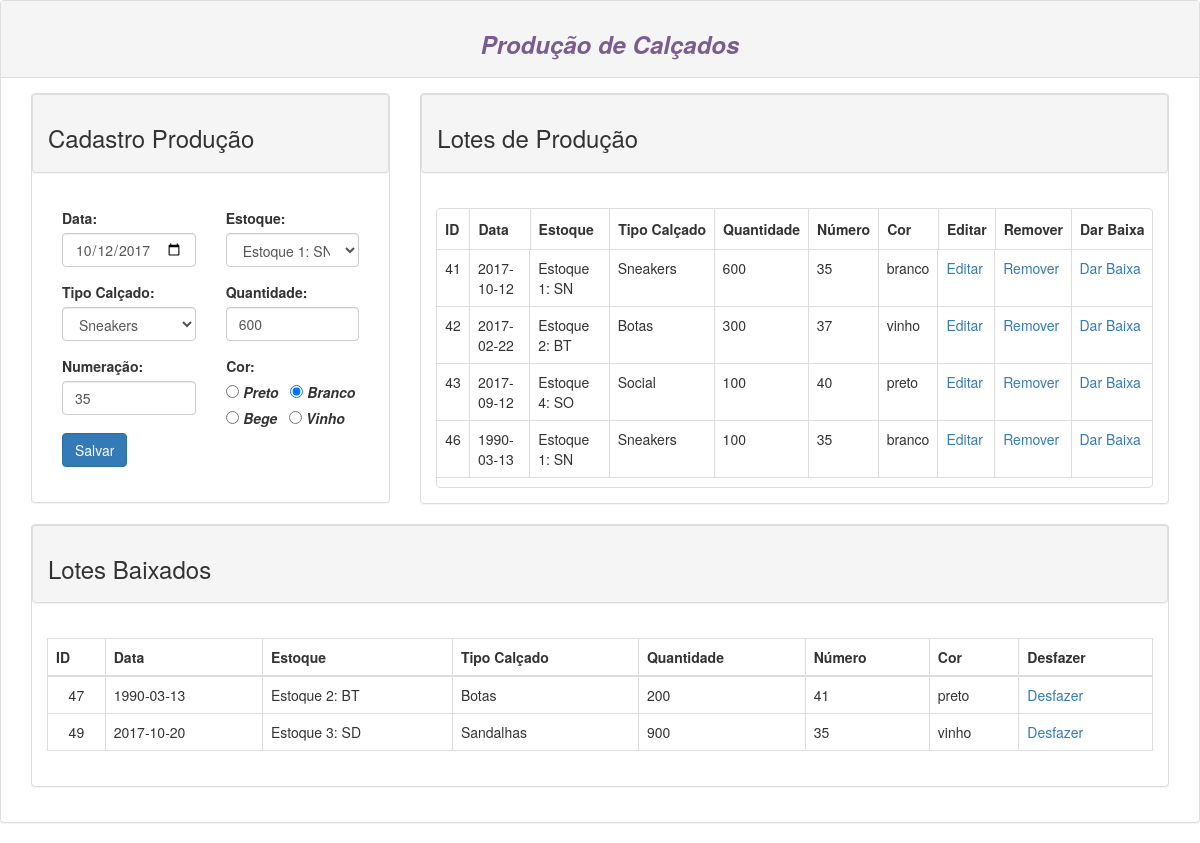
/controle-calcados/Sistema Web/Producao.php?id=41, run on the app's committed database.
### tables this page shows
CREATE TABLE `producao` (
  `id_lote` int(11) NOT NULL,
  `id_tipo` int(11) NOT NULL,
  `id_estoque` int(11) NOT NULL,
  `numeracao_calcado` smallint(2) NOT NULL,
  `cor_calcado` varchar(100) NOT NULL,
  `qtdd_prod` int(11) NOT NULL,
  `data_prod` date DEFAULT NULL,
  `baixa` tinyint(4) DEFAULT '0'
);

CREATE TABLE `estoque` (
  `id_estoque` int(11) NOT NULL,
  `nome_estoque` varchar(100) NOT NULL,
  `id_tipo` int(11) NOT NULL
);

CREATE TABLE `tipo_calcado` (
  `id_tipo` int(11) NOT NULL,
  `nome_tipo` varchar(200) NOT NULL
);

### controle-calcados/Sistema Web/Producao.php (the view, shortened to what this page needs)
<!DOCTYPE html>
<html lang="pt-br">
    <head>
        <link rel="stylesheet" type="text/css" href="css/bootstrap.css">
        <link rel="stylesheet" type="text/css" href="plugin/bootstraptable/bootstrap-table.min.css">
    </head>
    <body>
        <?php
        $obj_mysqli = new mysqli("127.0.0.1", "root", "", "sys_unopar");
        mysqli_set_charset($obj_mysqli, 'utf8');
        $dataa = "";
        $estoque = "";
        $tpcalcado = "";
        $qtddprod = "";
        $numero = "";
        $cor = "";
        if (isset($_POST["data"]) && isset($_POST["estoque"]) && isset($_POST["tipocalcado"]) && isset($_POST["qtddprod"]) && isset($_POST["numero"]) && isset($_POST["cor"]) && isset($_POST["id"])) {
            $id = $_POST["id"];
            $dataa = $_POST["data"];
            $estoque = $_POST["estoque"];
            $tpcalcado = $_POST["tipocalcado"];
            $qtddprod = $_POST["qtddprod"];
            $numero = $_POST["numero"];
            $cor = $_POST["cor"];
            if (isset($id) && $id == -1) {
                $stmt = $obj_mysqli->prepare("INSERT INTO `producao` (`data_prod`,`id_estoque`,`id_tipo`,`qtdd_prod`,`numeracao_calcado`,`cor_calcado`) VALUES (?,?,?,?,?,?)");
                $stmt->bind_param('siiiis', $dataa, $estoque, $tpcalcado, $qtddprod, $numero, $cor);
                if (!$stmt->execute()) {
                    $erro = $stmt->error;
                    echo "&nbsp;&nbsp;&nbsp;&nbsp;&nbsp; Erro ao Inserir os Dados";
                }
            } else {
                if (isset($id) && is_numeric($id) && $id >= 1) {
                    $stmt = $obj_mysqli->prepare("UPDATE `producao` SET `data_prod`=?, `id_estoque`=?, `id_tipo`=?, `qtdd_prod`=?, `numeracao_calcado`=?, `cor_calcado`=? WHERE id_lote = ? ");
                    $stmt->bind_param('siiiisi', $dataa, $estoque, $tpcalcado, $qtddprod, $numero, $cor, $id);
                    if (!$stmt->execute()) {
                        $erro = $stmt->error;
                        echo "&nbsp;&nbsp;&nbsp;&nbsp;&nbsp; Erro ao Atualizar os Dados";
                    } else {
                        header("Location:Producao.php");
                        exit;
                    }
                }
            }
        }
        else
        {
            if (isset($_GET["id"]) && is_numeric($_GET["id"])) {
                $id = (int)$_GET["id"];
                if (isset($_GET["del"])) {
                    $stmt = $obj_mysqli->prepare("DELETE FROM `producao` WHERE id_lote = ?");
                    $stmt->bind_param('i', $id);
                    $stmt->execute();
                    header("Location:Producao.php");
                    exit;
                } else {
                    $stmt = $obj_mysqli->prepare("SELECT * FROM `producao` WHERE id_lote = ?");
                    $stmt->bind_param('i', $id);
                    $stmt->execute();
                    $result = $stmt->get_result();
                    $aux_query = $result->fetch_assoc();
                    $dataa = $aux_query["data_prod"];
                    $estoque = $aux_query["id_estoque"];
                    $tpcalcado = $aux_query["id_tipo"];
                    $qtddprod = $aux_query["qtdd_prod"];
                    $numero = $aux_query["numeracao_calcado"];
                    $cor = $aux_query["cor_calcado"];
                }
            }
        }
        ?>
        <div class="panel panel-default">
            <div class="panel-heading">
                <center><h3 style="margin-left:20px;"><i><b><font color='#7B5C91' size='5'> Produção de Calçados </font></b></i><br>
                    </h3></center>
            </div>
            <div class="panel-body">
                <div class="col-md-4">
                    <div class="panel panel-default">
                        <div class="panel panel-heading">
                            <h3>Cadastro Produção</h3>
                        </div>
                        <div class="panel-body">
                            <form method="post" action="<?= $_SERVER["PHP_SELF"] ?>">
                                <div class="col-md-6">
                                    <div class="form-group">
                                        <label>Data:</label>
                                        <input class="form-control" type='date' name='data' required=''
                                               value='<?php if (isset($dataa)) echo $dataa ?>'>
                                    </div>
                                </div>
                                <div class="col-md-6">
                                    <div class="form-group">
                                        <label>Estoque:</label>
                                        <select class="form-control" name="estoque">
                                            <?php
                                            $result = $obj_mysqli->query("SELECT * FROM `estoque`");
                                            while ($aux_query = $result->fetch_assoc()) { ?>
                                                <option <?php if (isset($estoque) && $estoque == $aux_query['id_estoque']) echo 'selected' ?>
                                                        value="<?php echo $aux_query['id_estoque'] ?>"> <?php echo $aux_query['nome_estoque'] ?></option>
                                            <?php } ?>
                                        </select>
                                    </div>
                                </div>
                                <div class="col-md-6">
                                    <div class="form-group">
                                        <label> Tipo Calçado: </label>
                                        <select class="form-control" name="tipocalcado">
                                            <?php
                                            $result = $obj_mysqli->query("SELECT * FROM `tipo_calcado`");
                                            while ($aux_query = $result->fetch_assoc()) { ?>
                                                <option <?php if (isset($tpcalcado) && $tpcalcado == $aux_query['id_tipo']) echo 'selected' ?>
                                                        value="<?php echo $aux_query['id_tipo'] ?>"> <?php echo $aux_query['nome_tipo'] ?></option>
                                            <?php } ?>
                                        </select>
                                    </div>
                                </div>
                                <div class="col-md-6">
                                    <div class="form-group">
                                        <label>Quantidade:</label>
                                        <input class="form-control" type='number' name='qtddprod' required=''
                                               value='<?php if (isset($qtddprod)) echo $qtddprod ?>'>
                                    </div>
                                </div>
                                <div class="col-md-6">
                                    <div class="form-group">
                                        <label>Numeração: </label>
                                        <input class="form-control" type='number' name='numero' required=''
                                               value='<?php if (isset($numero)) echo $numero ?>'>
                                    </div>
                                </div>
                                <label><b> &nbsp;&nbsp;&nbsp;&nbsp;Cor:</b></label><br>
                                <label>&nbsp;&nbsp;&nbsp;
                                    <input type='radio' name='cor' id='preto'
                                           value='preto' <?php if (isset($cor) && $cor == "preto") {
                                        echo "checked";
                                    } ?>><i> Preto</i>
                                </label>
                                <label>&nbsp;
                                    <input type='radio' name='cor' id='branco'
                                           value='branco' <?php if (isset($cor) && $cor == "branco") {
                                        echo "checked";
                                    } ?>><i> Branco</i>
                                </label>
                                <label>&nbsp;&nbsp;&nbsp;
                                    <input type='radio' name='cor' id='bege'
                                           value='bege' <?php if (isset($cor) && $cor == "bege") {
                                        echo "checked";
                                    } ?>><i> Bege</i>
                                </label>
                                <label>&nbsp;
                                    <input type='radio' name='cor' id='vinho'
                                           value='vinho' <?php if (isset($cor) && $cor == "vinho") {
                                        echo "checked";
                                    } ?>><i> Vinho</i>
                                </label>
                                <div style="margin-left: 15px; margin-bottom: 20px">
                                    <input class="btn btn-primary" type='submit' name='salvar' value='Salvar'>
                                </div>
                            </form>
                        </div>
                    </div>
                </div>
                <div class="col-md-8">
                    <div class="panel panel-default">
                        <div class="panel panel-heading">
                            <h3>Lotes de Produção</h3>
                        </div>
                        <div class="panel-body">
                            <table id="tb_producao">
                                <thead>
                                <tr>
                                    <th> ID</th>
                                    <th> Data</th>
                                    <th> Estoque</th>
                                    <th> Tipo Calçado</th>
                                    <th> Quantidade</th>
                                    <th> Número</th>
                                    <th> Cor</th>
                                    <th> Editar</th>
                                    <th> Remover</th>
                                    <th> Dar Baixa</th>
                                </tr>
                                </thead>
                                <tbody>
                                <?php
                                $result = $obj_mysqli->query("SELECT * FROM `producao`
                            JOIN `estoque` on estoque.id_estoque = producao.id_estoque
                            JOIN `tipo_calcado` on tipo_calcado.id_tipo = producao.id_tipo WHERE producao.baixa = 0");
                                while ($aux_query = $result->fetch_assoc()) {
                                    echo '<tr>';
                                    echo '<td align="center"> ' . $aux_query["id_lote"] . '</td>';
                                    echo '<td> ' . $aux_query["data_prod"] . '</td>';
                                    echo '<td> ' . $aux_query["nome_estoque"] . '</td>';
                                    echo '<td> ' . $aux_query["nome_tipo"] . '</td>';
                                    echo '<td> ' . $aux_query["qtdd_prod"] . '</td>';
                                    echo '<td> ' . $aux_query["numeracao_calcado"] . '</td>';
                                    echo '<td> ' . $aux_query["cor_calcado"] . '</td>';
                                    echo '<td><a href="' . $_SERVER["PHP_SELF"] . '?id=' . $aux_query["id_lote"] . '"> Editar </td>';
                                    echo '<td><a href="' . $_SERVER["PHP_SELF"] . '?id=' . $aux_query["id_lote"] . '&del=true"> Remover </td>';
                                    echo '<td><a href="' . $_SERVER["PHP_SELF"] . '?id=' . $aux_query["id_lote"] . '&bai=true"> Dar Baixa </td>';
                                    echo '</tr>';
                                }
                                ?>
                                </tbody>
                            </table>
                        </div>
                    </div>
                </div>
                <div class="col-md-12">
                    <div class="panel panel-default">
                        <div class="panel panel-heading">
                            <h3>Lotes Baixados</h3>
                        </div>
                        <div class="panel-body">
                            <table class="table table-bordered">
                                <thead>
                                <tr>
                                    <th> ID</th>
                                    <th> Data</th>
                                    <th> Estoque</th>
                                    <th> Tipo Calçado</th>
                                    <th> Quantidade</th>
                                    <th> Número</th>
                                    <th> Cor</th>
                                    <th> Desfazer</th>
                                </tr>
                                </thead>
                                <tbody>
                                <?php
                                $result = $obj_mysqli->query("SELECT * FROM `producao`
                            JOIN `estoque` on estoque.id_estoque = producao.id_estoque
                            JOIN `tipo_calcado` on tipo_calcado.id_tipo = producao.id_tipo WHERE producao.baixa = 1");
                                while ($aux_query = $result->fetch_assoc()) {
                                    echo '<tr>';
                                    echo '<td align="center"> ' . $aux_query["id_lote"] . '</td>';
                                    echo '<td> ' . $aux_query["data_prod"] . '</td>';
                                    echo '<td> ' . $aux_query["nome_estoque"] . '</td>';
                                    echo '<td> ' . $aux_query["nome_tipo"] . '</td>';
                                    echo '<td> ' . $aux_query["qtdd_prod"] . '</td>';
                                    echo '<td> ' . $aux_query["numeracao_calcado"] . '</td>';
                                    echo '<td> ' . $aux_query["cor_calcado"] . '</td>';
                                    echo '<td><a href="' . $_SERVER["PHP_SELF"] . '?id=' . $aux_query["id_lote"] . '&des=true"> Desfazer </td>';
                                    echo '</tr>';
                                }
                                ?>
                                </tbody>
                            </table>
                        </div>
                    </div>
                </div>
            </div>
        </div>
    </body>
</html>

### data on the page
producao: data "10/12/2017", estoque "Estoque 1: SN", tipocalcado "Sneakers", qtddprod "600", numero "35", cor_calcado "☐ Preto", cor_calcado "☑ Branco", cor_calcado "☐ Bege", cor_calcado "☐ Vinho", id_lote "41", data_prod "2017-10-12", id_estoque.nome_estoque "Estoque 1: SN", id_tipo.nome_tipo "Sneakers", qtdd_prod "600", numeracao_calcado "35", cor_calcado "branco"
producao: id_lote "42", data_prod "2017-02-22", id_estoque.nome_estoque "Estoque 2: BT", id_tipo.nome_tipo "Botas", qtdd_prod "300", numeracao_calcado "37", cor_calcado "vinho"
producao: id_lote "43", data_prod "2017-09-12", id_estoque.nome_estoque "Estoque 4: SO", id_tipo.nome_tipo "Social", qtdd_prod "100", numeracao_calcado "40", cor_calcado "preto"
producao: id_lote "46", data_prod "1990-03-13", id_estoque.nome_estoque "Estoque 1: SN", id_tipo.nome_tipo "Sneakers", qtdd_prod "100", numeracao_calcado "35", cor_calcado "branco"
producao: id_lote "47", data_prod "1990-03-13", id_estoque.nome_estoque "Estoque 2: BT", id_tipo.nome_tipo "Botas", qtdd_prod "200", numeracao_calcado "41", cor_calcado "preto"
producao: id_lote "49", data_prod "2017-10-20", id_estoque.nome_estoque "Estoque 3: SD", id_tipo.nome_tipo "Sandalhas", qtdd_prod "900", numeracao_calcado "35", cor_calcado "vinho"
